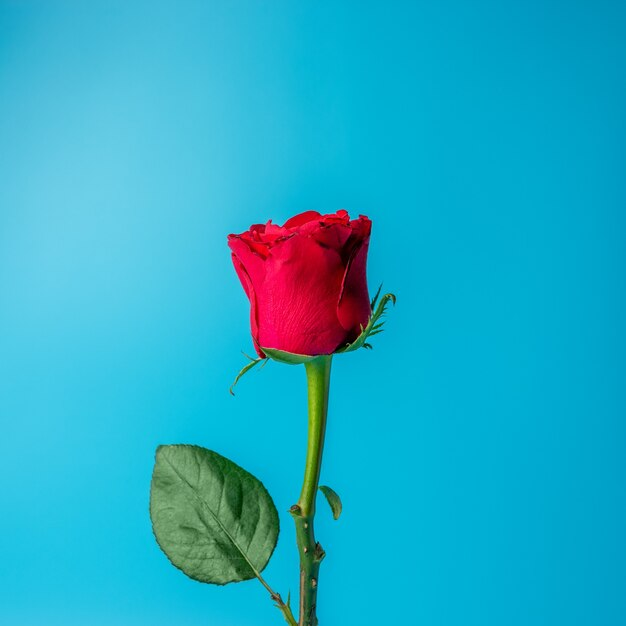
#> input picture IMAGE PROCESSING/rose.jpg, 626 x 626 px, found by its file name
$ python addition.py
#> lines starting #> are read from the running program, lines starting #| are printed output that depends on the picture
import cv2
import numpy as np
import matplotlib.pyplot as plt

img1 = cv2.imread('rose.jpg')
#> img1 is the input picture: shape (626, 626, 3); mean B, G, R 200.3, 171.6, 35.7
h, w, c = img1.shape
#> h = 626; w = 626; c = 3
img2 = cv2.imread('apple.jpg')
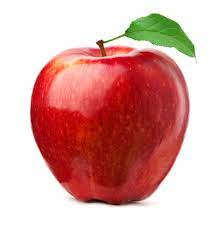
#> input picture IMAGE PROCESSING/apple.jpg, 224 x 225 px, found by its file name
#> img2 is the input picture: shape (225, 224, 3); mean B, G, R 163.6, 168.1, 218.9
img2 = cv2.resize(img2, (w, h))
#> img2: shape (626, 626, 3)

# Add images using cv2.add to handle saturation properly
new_img = cv2.add(img1, img2)
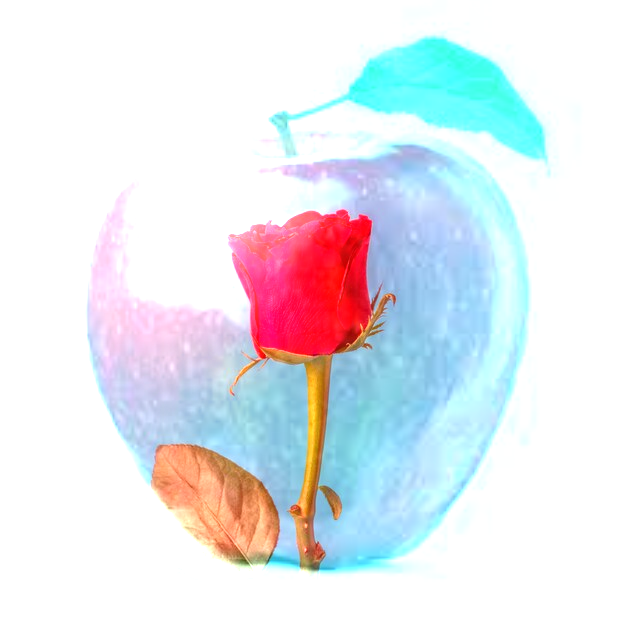
#> new_img: shape (626, 626, 3); mean B, G, R 237.6, 232.1, 227.9

# Display original images and the result
imgs = np.hstack((img1, img2, new_img))
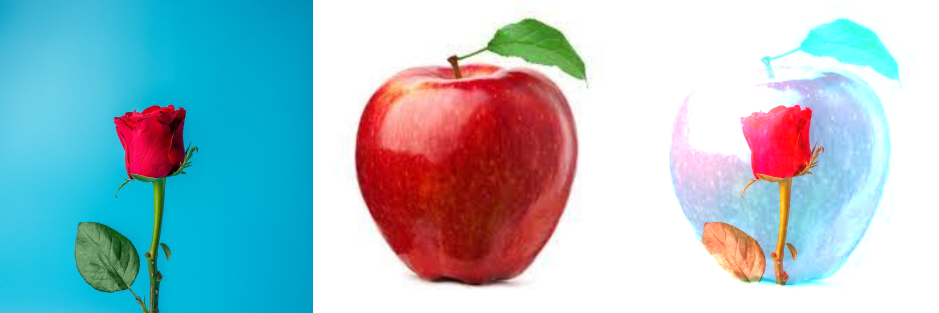
#> imgs: shape (626, 1878, 3) (shown at 1/2 size); mean B, G, R 200.5, 190.6, 160.8
cv2.imshow('Original and Summed Images', imgs)

# Calculate and display histogram of the summed image
histr = cv2.calcHist([new_img], [0], None, [256], [0, 255])
#> histr = 256 values, max 2162 at index 236, min 0 at index 255, mean 386.8
plt.plot(histr)
plt.title('Histogram of Summed Image')
plt.show()
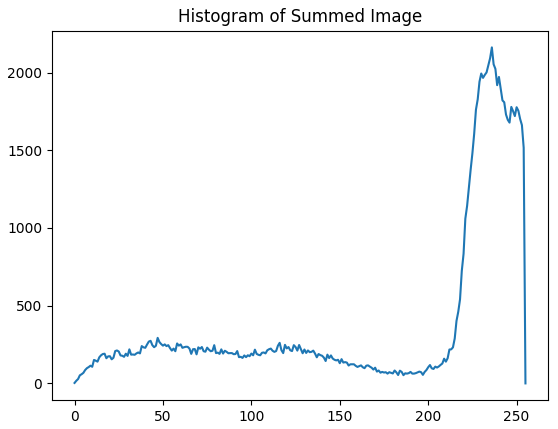
#> figure drawn by matplotlib, 1 panel; curve peaks at x = 236, y = 2162

cv2.waitKey(0)
cv2.destroyAllWindows()
